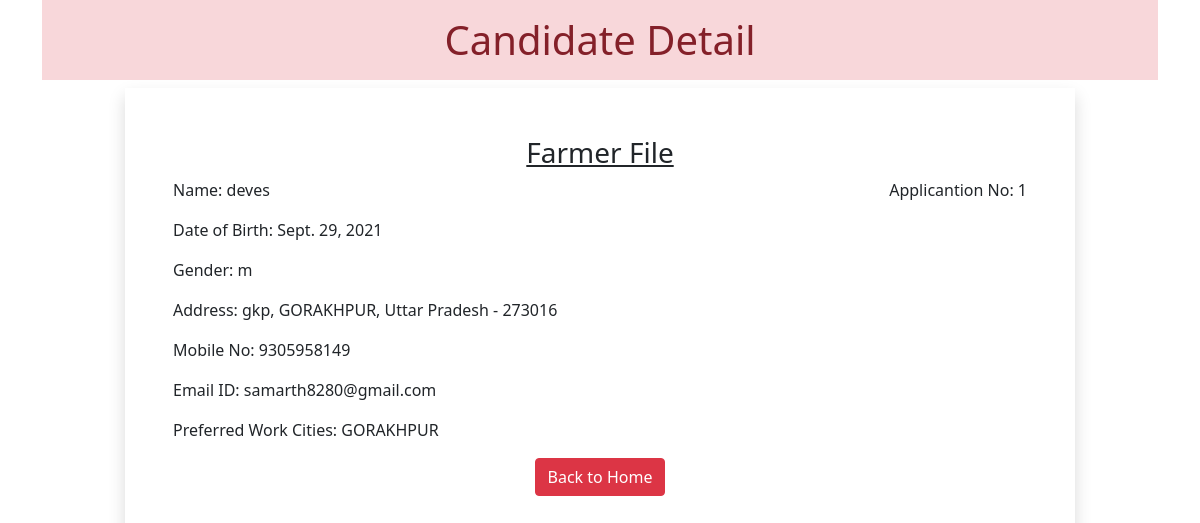
The page /1 on the database its author committed.
### farmer/models.py (models this page shows)
class Resume(models.Model):
    name = models.CharField(max_length=100)
    dob = models.DateField(auto_now=False, auto_now_add=False)
    gender = models.CharField(max_length=100)
    locality = models.CharField(max_length=100)
    city = models.CharField(max_length=100)
    pin = models.PositiveIntegerField()
    state = models.CharField(choices=STATE_CHOICE, max_length=50)
    mobile = models.PositiveIntegerField()
    email = models.EmailField()
    job_city = models.CharField(max_length=50)
    profile_image = models.ImageField(upload_to='profileimg', blank=True)
    my_file = models.FileField(upload_to='doc', blank=True)

### farmer/views.py (the view)
# urls.py: path('<int:pk>', views.CandidateView.as_view(), name='candidate')
class CandidateView(View):
 def get(self, request, pk):
  candidate = Resume.objects.get(pk=pk)
  return render(request, 'total/output.html', {'candidate':candidate})

### farmer/templatetags/myfilter.py (called while the page is built)
@register.filter(name='remove_special')
def remove_chars(value, arg):
 for character in arg:
  value = value.replace(character, "")
 return value

### farmer/templates/total/output.html (shortened to what this page needs)
<!DOCTYPE html>
{% load myfilter %}
<html lang="en">
<head>
  <link href="https://cdn.jsdelivr.net/npm/bootstrap@5.0.0-beta2/dist/css/bootstrap.min.css" rel="stylesheet">
</head>
<body>
  <div class="container">
   <h1 class="alert-danger text-center p-3">Candidate Detail</h1>
   <div class="row">
    <div class="col-sm-10 shadow p-5 offset-sm-1">
     <h3 class="text-center"><u>Farmer File</u></h3>
     <p class="float-end">Applicantion No: {{candidate.id}}</p>
     <p>Name: {{candidate.name}}</p>
     <p>Date of Birth: {{candidate.dob}}</p>
     <p>Gender: {{candidate.gender}}</p>
     <p>Address: {{candidate.locality}}, {{candidate.city}}, {{candidate.state}} - {{candidate.pin}}</p>
     <p>Mobile No: {{candidate.mobile}}</p>
     <p>Email ID: {{candidate.email}}</p>
     <p>Preferred Work Cities: {{candidate.job_city|remove_special:"[]'"}}</p>
    <div class="text-center">
     <a href="/" class="btn btn-danger">Back to Home</a>
    </div>
    </div>
   </div>
  </div>
</body>
</html>

### rows shown on the page
Resume: id "1", name "deves", dob "Sept. 29, 2021", gender "m", locality "gkp", city "GORAKHPUR", state "Uttar Pradesh", pin "273016", mobile "9305958149", email "samarth8280@gmail.com", job_city|remove_special "GORAKHPUR"
